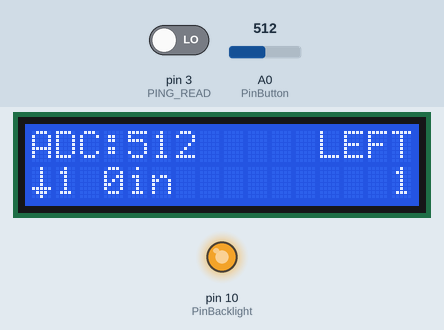
Recording of a sketch running on a simulated Arduino Uno, built with avr-gcc and run on an emulated ATmega328P. Parts: 16×2 character LCD, output pins drawn as LEDs (lit = HIGH). The inputs (shaded band) are chosen by the test bench; at power-on: A0 (PinButton) = 512, pin 3 (PING_READ) LOW. Pins used as bus, display or sensor lines are not drawn.

Above: at 1.25 s.
1.3 s: A0 (PinButton) set to 189
At 1.49 s:
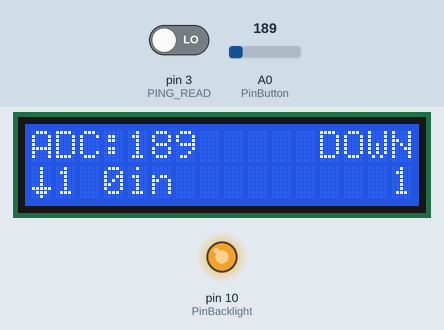
2.9 s: A0 (PinButton) set to 160
At 3.05 s:
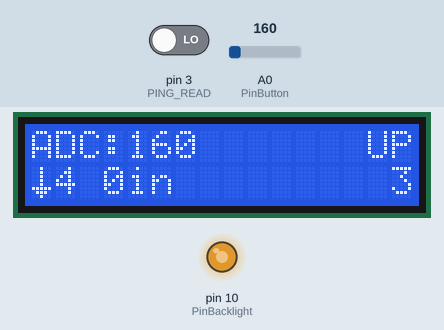
4.5 s: A0 (PinButton) set to 6
At 4.67 s:
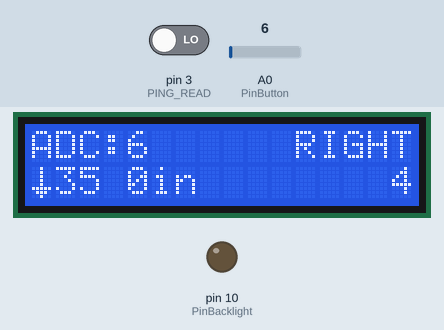
6.2 s: A0 (PinButton) set to 716
At 6.37 s:
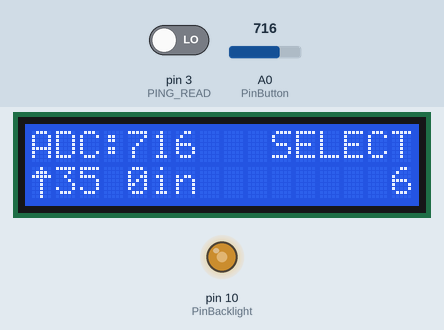
7.9 s: A0 (PinButton) set to 1010
At 8.06 s:
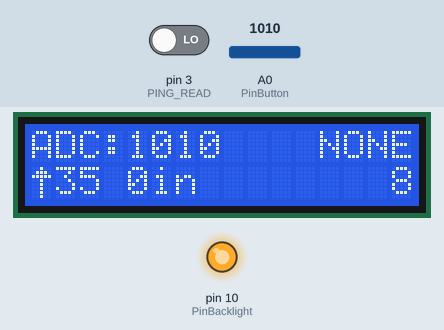
9.6 s: A0 (PinButton) set to 511
At 10.0 s:
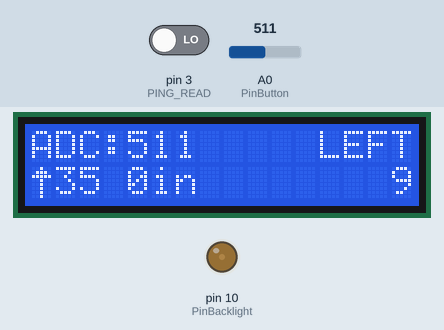
Timing chart, 0 to 12.3 s (numbered marks = the images above; inputs shaded):
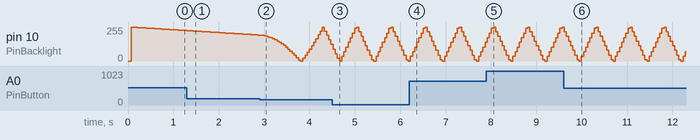

The sketch:

Hello_World_LCD2.ino
```cpp
/*
 Testing buttons as well
*/
#include <LiquidCrystal.h>

// initialize the library with the numbers of the interface pins
/* LCD Shield mappings:
 D8, // RS
 D9, // Enable
 D4, // bit 4
 D5, // bit 5
 D6, // bit 6
 D7  // bit 7
 D10 // backlight brightness
 A0  // buttons
 So, LiquidCrystal lcd(8, 9, 4, 5, 6, 7);
*/
LiquidCrystal lcd(
 8, // RS
 9, // Enable
 4, // bit 4
 5, // bit 5
 6, // bit 6
 7  // bit 7
);

#define PinBacklight 10
#define PinButton    0

// define some values used by the panel and buttons
int lcd_key     = 0;
int adc_key_in  = 0;
#define btnRIGHT  0
#define btnUP     1
#define btnDOWN   2
#define btnLEFT   3
#define btnSELECT 4
#define btnNONE   5

// distance sensor values
#define PING_DATA  2
#define PING_READ  3

// misc vars
String line1 = "";
String line2 = "";
String secs;
String key;

#define BrightMax 255
#define BrightMin 0
int brightness = BrightMax;
int brightness_increment = 1;
int brightness_direction = -1;

int dir;
byte char_up[8] = {
  B00100,
  B01110,
  B11111,
  B00100,
  B00100,
  B00100,
  B00100,
  B00100,
};
byte char_down[8] = {
  B00100,
  B00100,
  B00100,
  B00100,
  B00100,
  B11111,
  B01110,
  B00100,
};

#define CHAR_UP   6
#define CHAR_DOWN 7

// read the buttons
int read_LCD_buttons()
{
 adc_key_in = analogRead(PinButton);      // read the value from the sensor
 //return adc_key_in;
 // example buttons when read are centered at these valies: 0, 144, 329, 504, 741
 // Danny's has: 0, 100, 256, 412, 641
 // we add approx 50 to those values and check to see if we are close
 if (adc_key_in > 1000) return btnNONE; // We make this the 1st option for speed reasons since it will be the most likely result
 // For V1.1 us this threshold
 if (adc_key_in < (0   + (100 - 0)   / 2 ))  return btnRIGHT;
 if (adc_key_in < (100 + (256 - 100) / 2 ))  return btnUP;
 if (adc_key_in < (256 + (412 - 256) / 2 ))  return btnDOWN;
 if (adc_key_in < (412 + (641 - 412) / 2 ))  return btnLEFT;
 if (adc_key_in <= 1000)                     return btnSELECT;

 return btnNONE;  // when all others fail, return this...
}

void setup() {
  // define PWM brightness pin for output
  pinMode(PinBacklight, OUTPUT);

  // set up the LCD
  lcd.createChar(CHAR_UP, char_up);
  lcd.createChar(CHAR_DOWN, char_down);
  lcd.begin(16, 2);
  lcd.clear();
}

void loop() {
  brightness += brightness_increment * brightness_direction;
  if( brightness <= BrightMin ){
    brightness = BrightMin;
    brightness_direction *= -1;
  }
  if( brightness >= BrightMax ){
    brightness = BrightMax;
    brightness_direction *= -1;
  }
  analogWrite(PinBacklight, brightness);

  lcd_key = read_LCD_buttons();
//  analogWrite(PinBacklight, adc_key_in / 4);
  switch (lcd_key){
    case btnNONE: {
      key = "NONE";
      break;
    }
    case btnRIGHT: {
      key = "RIGHT";
      break;
    }
    case btnLEFT: {
      key = "LEFT";
      break;
    }
    case btnUP: {
      key = "UP";
      //lcd.display();
      //brightness = BrightMin;
      brightness_increment += 1;
      break;
    }
    case btnDOWN: {
      key = "DOWN";
      //brightness = BrightMin;
      brightness_increment -= 1;
      if( brightness_increment <= 1 ){
        brightness_increment = 1;
      }
      //lcd.noDisplay();
      break;
    }
    case btnSELECT: {
      key = "SELECT";
      break;
    }
  }

  // take a measurement
  pinMode(     PING_DATA, OUTPUT);
  digitalWrite(PING_DATA, HIGH);
  delay(10);
  digitalWrite(PING_DATA, LOW);
  pinMode(PING_READ, INPUT);
  // ping time is in microseconnds
  int ping_time = pulseIn(PING_READ, HIGH, 30*1000); // device times out at 30 milliseconds?
  float temp_in_c = 21; // ~70F
  // ping_time is in microseconds, so it *should* be divided by 10^6
  float distance_m = (float(ping_time/100) * 331.3 + (0.606 * temp_in_c)) / 2.0;
  int distance_cm = distance_m / 100;
  int distance_in = distance_m / 39.3701;

  // assemble LCD line
  line1 = "";
  line1 = "ADC:" + String(adc_key_in);
  while( line1.length() < 16 - key.length() ){
    line1 = line1 + " ";
  }
  line1 = line1 + key;
  lcd.setCursor(0,0);
  lcd.print(line1);

  // assemble second LCD line
  if( brightness_direction > 0 ){
    dir = CHAR_UP;
  }
  else{
    dir = CHAR_DOWN;
  }
  line2 = String(brightness_increment);
//  line2 = String(brightness_increment) + " " + distance_cm + "cm";
  line2 = String(brightness_increment) + " " + distance_in + "in";
  secs = String(millis()/1000);
  while( line2.length() < (16-1) - secs.length() ){
    line2 = line2 + " ";
  }
  line2 = line2 + secs;
  lcd.setCursor(0,1);
  lcd.write(dir);
  lcd.setCursor(1,1);
  lcd.print(line2);
}
```

Measured:
- the behaviour switches between 178 and 177 on A0 (PinButton) (found by bisection; images 1 and 2)
- after the input at 1.3 s, the display: changes after 0.09 s (image 1)
- after the input at 2.9 s, the display: first changes after 0.05 s (image 2 shows a later state)
- after the input at 4.5 s, the display: first differs from a run without the input after 0.07 s (image 3)
- after the input at 6.2 s, the display: first differs from a run without the input after 0.07 s (image 4)
- after the input at 7.9 s, the display: first changes after 0.06 s (image 5 shows a later state)
- after the input at 9.6 s, the display: first differs from a run without the input after 0.06 s (image 6 shows a later state)
- by itself, pin 10 (PinBacklight): repeats every 0.75 s: 185/255 0.05 s, 150/255 0.05 s, 115/255 0.05 s, 80/255 0.05 s, 45/255 0.05 s, 10/255 0.05 s, 0/255 0.05 s, 35/255 0.05 s, 70/255 0.05 s, 105/255 0.05 s, 140/255 0.05 s, 175/255 0.05 s, 210/255 0.05 s, 245/255 0.05 s, 255/255 0.05 s, 220/255 0.05 s
